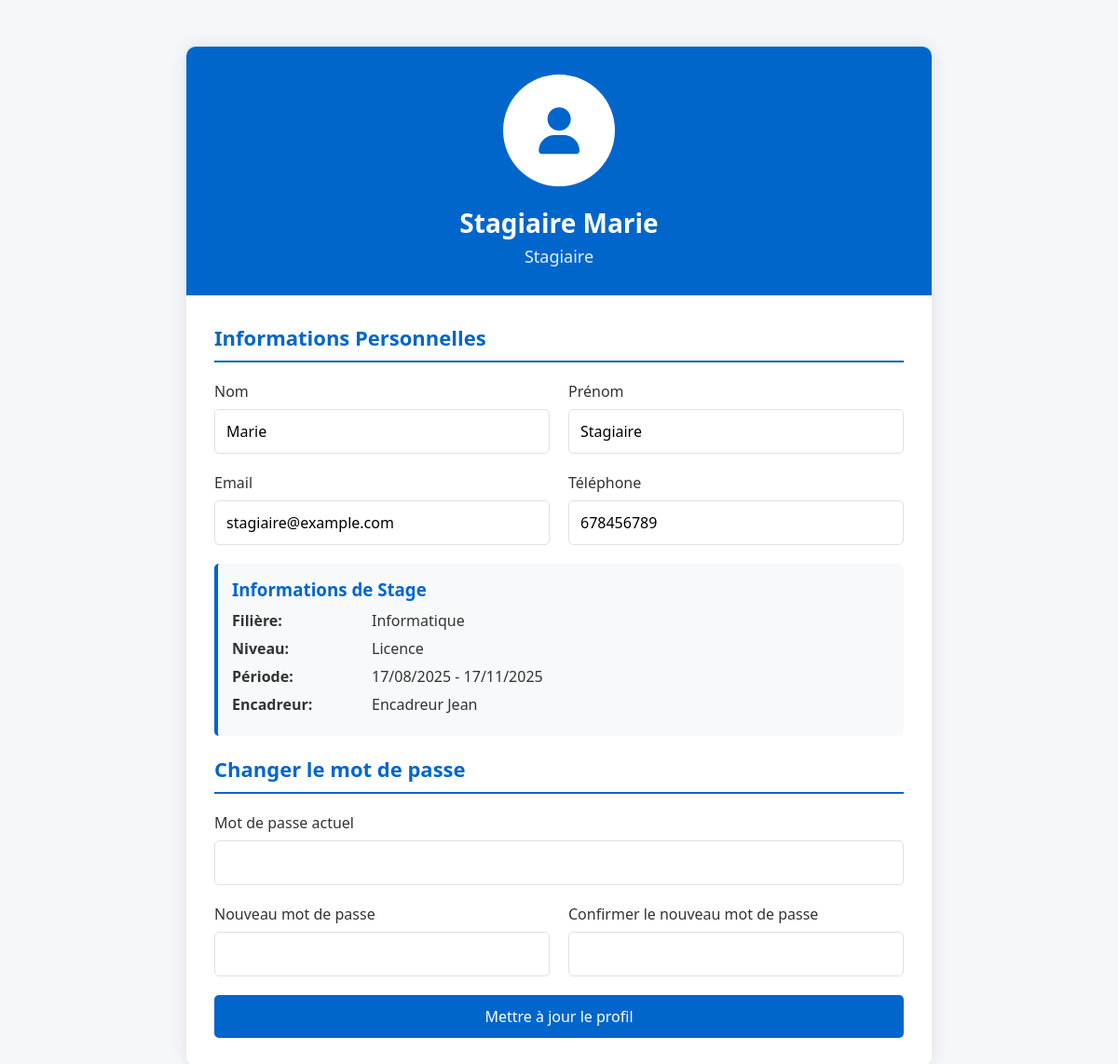
/profil.php (signed in), run on an earlier commit of the app's database.
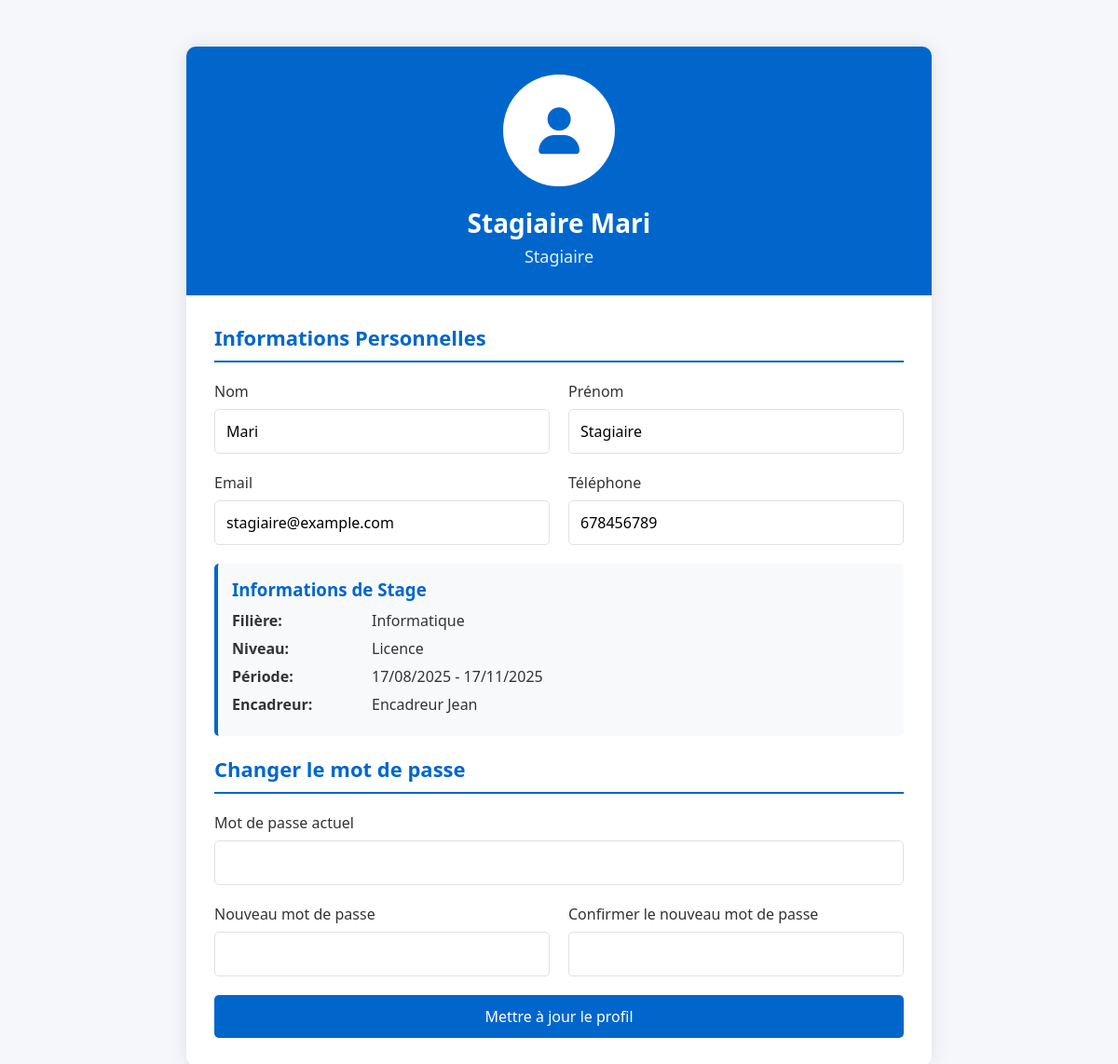
And on a later commit of the database.
### tables this page shows
CREATE TABLE `stagiaire` (
  `id_utilisateur` int(11) NOT NULL,
  `encadreur_id` int(11) DEFAULT NULL,
  `filiere` varchar(100) DEFAULT NULL,
  `niveau` varchar(50) DEFAULT NULL,
  `date_debut` date DEFAULT NULL,
  `date_fin` date DEFAULT NULL
);

CREATE TABLE `utilisateurs` (
  `id` int(11) NOT NULL,
  `nom` varchar(50) NOT NULL,
  `prenom` varchar(50) NOT NULL,
  `email` varchar(100) NOT NULL,
  `password` varchar(255) NOT NULL,
  `role` enum('stagiaire','encadreur','admin') NOT NULL,
  `statut` enum('actif','bloque') NOT NULL DEFAULT 'actif',
  `sex` enum('M','F') NOT NULL DEFAULT 'M',
  `telephone` varchar(20) DEFAULT NULL,
  `encadreur_id` int(11) DEFAULT NULL
);

### classes/Utilisateur.php (called while the page is built, shortened)
<?php
class Utilisateur {
    private $id;
    public function __construct($user_id) {
        $this->id = $user_id;
    }
    public function getProfileData() {
        $db = Database::getConnection();
        $role = $_SESSION['role'];
        $query = "SELECT u.*";
        if ($role === 'stagiaire') {
            $query .= ", s.filiere, s.niveau, s.date_debut, s.date_fin,
                       e.prenom AS encadreur_prenom, e.nom AS encadreur_nom
                       FROM utilisateurs u
                       LEFT JOIN stagiaire s ON u.id = s.id_utilisateur
                       LEFT JOIN utilisateurs e ON s.encadreur_id = e.id
                       WHERE u.id = ?";
        } elseif ($role === 'encadreur') {
            $query .= ", enc.poste, enc.service,
                       (SELECT COUNT(*) FROM stagiaire WHERE encadreur_id = u.id) AS nb_stagiaires
                       FROM utilisateurs u
                       LEFT JOIN encadreur enc ON u.id = enc.id_utilisateur
                       WHERE u.id = ?";
        } else {
            $query .= " FROM utilisateurs u WHERE u.id = ?";
        }
        $stmt = $db->prepare($query);
        $stmt->bind_param("i", $this->id);
        $stmt->execute();
        $result = $stmt->get_result();
        return $result->fetch_assoc();
    }
}

### profil.php (the view, shortened to what the changed rows need)
<?php
require_once 'classes/Utilisateur.php';
$user_id = $_SESSION['user_id'];
$role = $_SESSION['role'];
$utilisateur = new Utilisateur($user_id);
$user_data = $utilisateur->getProfileData();
?>
<!DOCTYPE html>
<html lang="fr">
<head>
    <link href="https://cdnjs.cloudflare.com/ajax/libs/font-awesome/6.0.0/css/all.min.css" rel="stylesheet">
</head>
<body>
    <div class="profile-container">
        <div class="profile-header">
            <div class="profile-avatar">
                <i class="fas fa-user"></i>
            </div>
            <h1 class="profile-name"><?php echo htmlspecialchars($user_data['prenom'] . ' ' . $user_data['nom']); ?></h1>
            <div class="profile-role"><?php echo ucfirst($role); ?></div>
        </div>
        <div class="profile-body">
            <h2 class="section-title">Informations Personnelles</h2>
            <form method="POST">
                <div class="form-row">
                    <div class="form-group">
                        <label for="nom">Nom</label>
                        <input type="text" id="nom" name="nom"
                               value="<?php echo htmlspecialchars($user_data['nom']); ?>" required>
                    </div>
                    <div class="form-group">
                        <label for="prenom">Prénom</label>
                        <input type="text" id="prenom" name="prenom"
                               value="<?php echo htmlspecialchars($user_data['prenom']); ?>" required>
                    </div>
                </div>
                <div class="form-row">
                    <div class="form-group">
                        <label for="email">Email</label>
                        <input type="email" id="email" name="email"
                               value="<?php echo htmlspecialchars($user_data['email']); ?>" required>
                    </div>
                    <div class="form-group">
                        <label for="telephone">Téléphone</label>
                        <input type="tel" id="telephone" name="telephone"
                               value="<?php echo htmlspecialchars($user_data['telephone']); ?>">
                    </div>
                </div>
                <?php if ($role === 'stagiaire'): ?>
                    <div class="info-card">
                        <h3>Informations de Stage</h3>
                        <div class="info-item">
                            <span class="info-label">Filière:</span>
                            <span><?php echo htmlspecialchars($user_data['filiere'] ?? 'Non spécifié'); ?></span>
                        </div>
                        <div class="info-item">
                            <span class="info-label">Niveau:</span>
                            <span><?php echo htmlspecialchars($user_data['niveau'] ?? 'Non spécifié'); ?></span>
                        </div>
                        <div class="info-item">
                            <span class="info-label">Période:</span>
                            <span>
                                <?php echo htmlspecialchars(
                                    ($user_data['date_debut'] ? date('d/m/Y', strtotime($user_data['date_debut'])) : '?') .
                                    ' - ' .
                                    ($user_data['date_fin'] ? date('d/m/Y', strtotime($user_data['date_fin'])) : '?')
                                ); ?>
                            </span>
                        </div>
                        <div class="info-item">
                            <span class="info-label">Encadreur:</span>
                            <span>
                                <?php echo htmlspecialchars(
                                    ($user_data['encadreur_prenom'] ?? '') . ' ' .
                                    ($user_data['encadreur_nom'] ?? 'Non attribué')
                                ); ?>
                            </span>
                        </div>
                    </div>
                <?php endif; ?>
                <h2 class="section-title">Changer le mot de passe</h2>
            </form>
        </div>
    </div>
</body>
</html>

What changed in the data, as far as the page shows it:
changed through a linked row, stagiaire "Informatique": id_utilisateur.nom "Stagiaire Marie" → "Stagiaire Mari"; nom "Marie" → "Mari"
